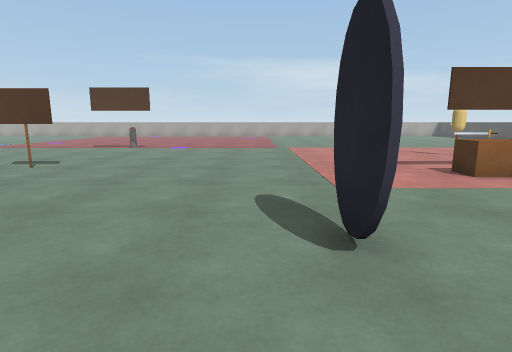
view 1 (above)

19 first-person views from a walk through a 3-D level made in the Unity game engine. The camera is 1.2 m above the floor, tilts 10° down and sees 80° across. The floor is counted in squares, 1 m on a side. Each view is taken from the middle of a square. On the plan, view 1 faces up. The plan holds only what a view shows up to about 13 squares ahead; the rest is blank. The place goes on beyond the plan. The player is left out. Door leaves are left out, so doorways stand open. Surface patterns are stand-ins for the level's own textures.

view 2
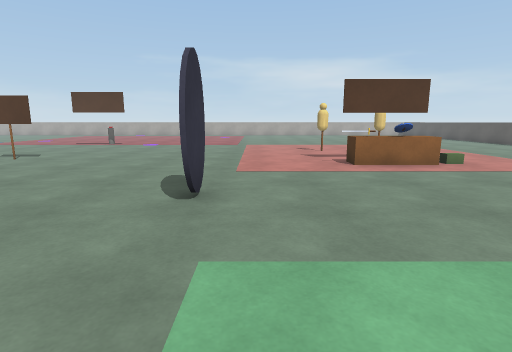

view 3
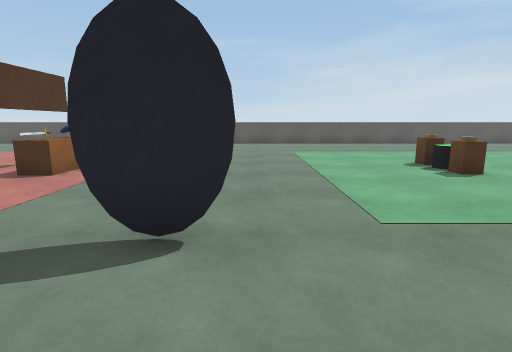

view 4
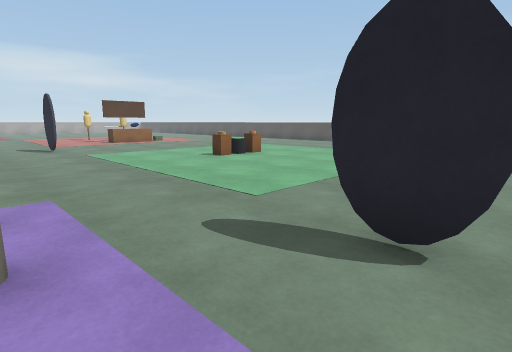

view 5
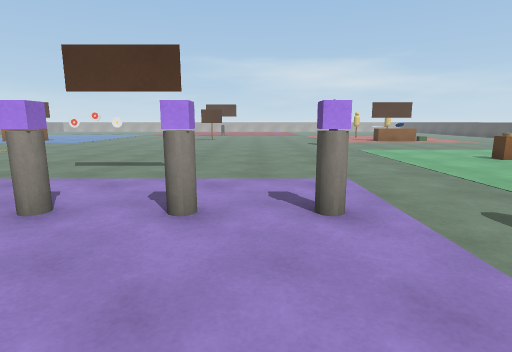

view 6
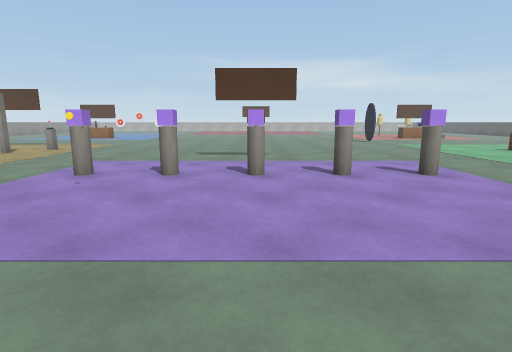

view 7
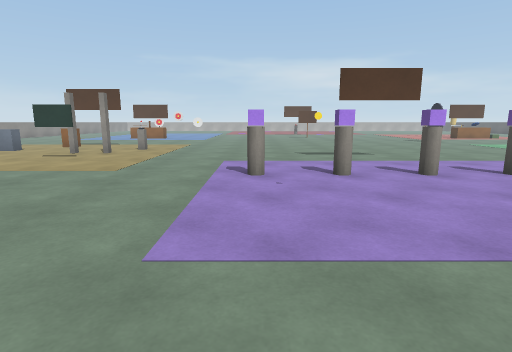

view 8
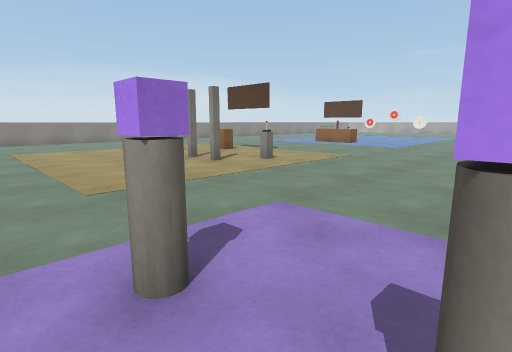

view 9
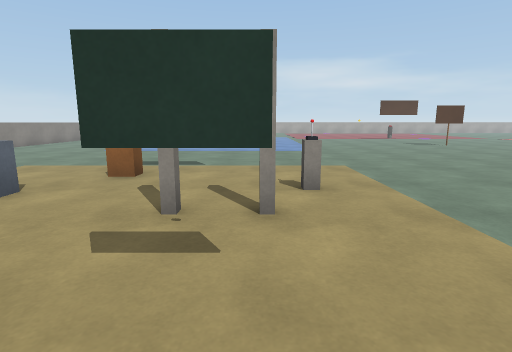

view 10
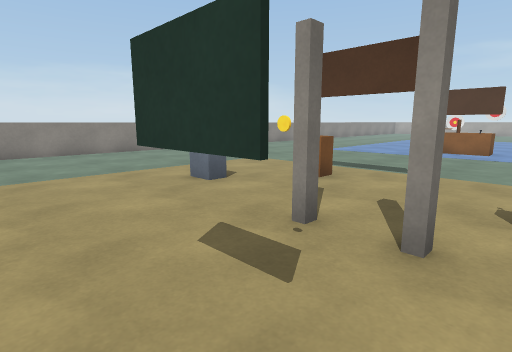

view 11
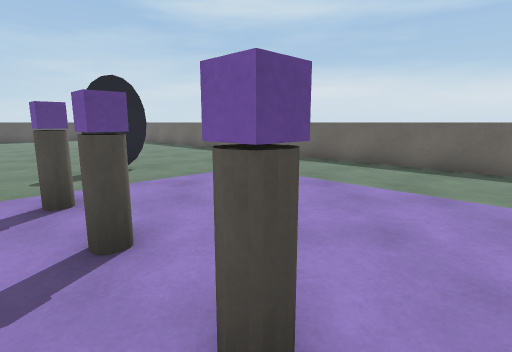

view 12
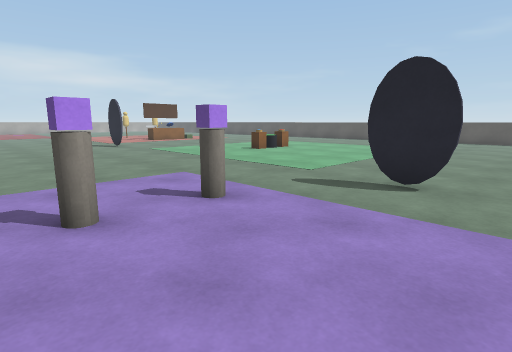

view 13
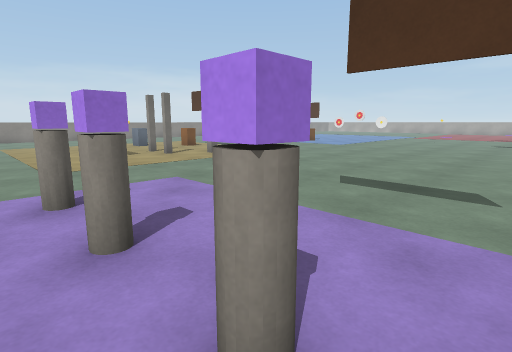

view 14
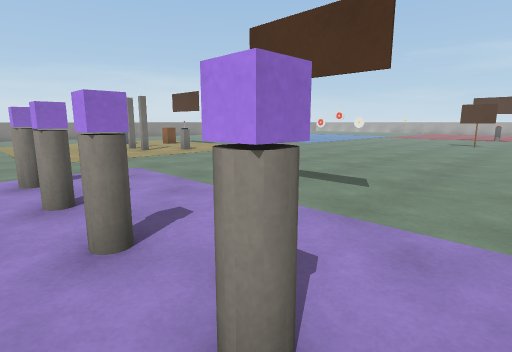

view 15
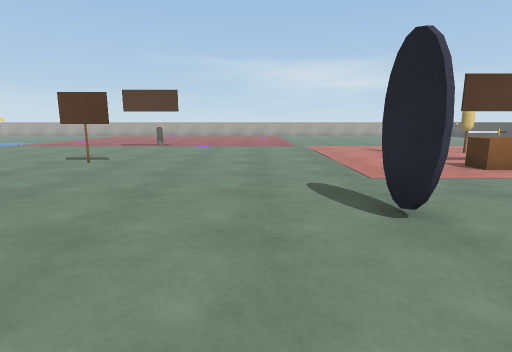

view 16
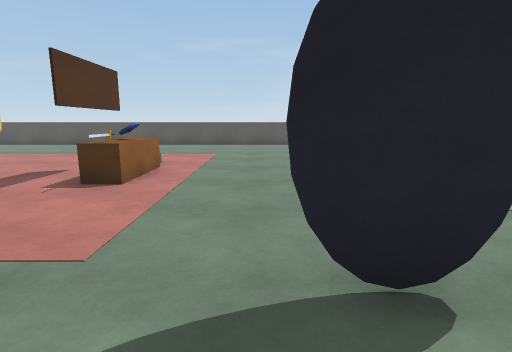

view 17
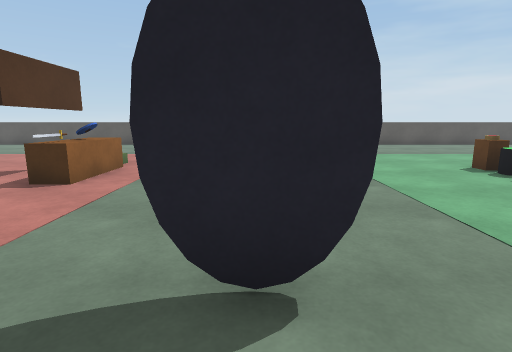

view 18
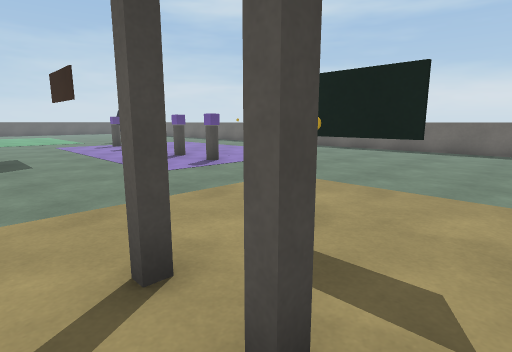

view 19
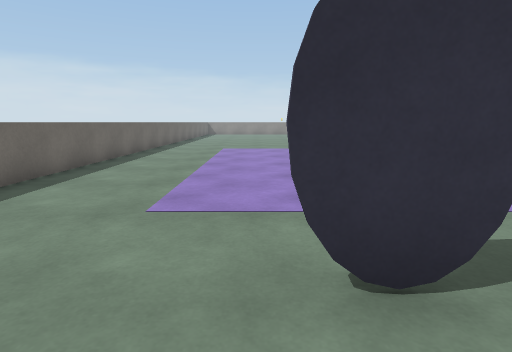

### Floor plan
Key: @ floor where view 1 was taken; # wall or solid block; . floor; D open door; = window, fence, low wall or low ledge; O other object.
Columns run from 28 left of view 1 to 12 right of it. Each row starts with its distance up from view 1.
 12                  ................ .......
 11                  ...............OOOO.....
 10                    ......................
  9                    .....................
  8           ##.      ...O..........###.....
  7          OOO.       .............OOOO....
  6         .....        ....................
  5    ... ....... ..........................
  4    ..........................O...........
  3    .......................... ...........
  2     .........................O..........
  1      ...................................
  0      .......................@...........
 -1 =........O..............................
 -2 =............O..........................
 -3 =......OO....O...................OOO.....
 -4 =..........DD............................
 -5 =........................................
 -6 =..........##.........................
 -7      ............................... .
 -8      ..............................
 -9      .............O.O.O.O.O..........
-10            ..................O.........
-11            ........#......... .........
-12            ..................O.........
-13            ......................
-14            ......................
-15            .................. ...
-16            .....  ..........
-17            =====  ===========

Where each view was taken, in squares from view 1:
view 1: 0 up, 0 right, facing up
view 2: 2 down, 2 right, facing up
view 3: 2 up, 2 left, facing right
view 4: 12 down, 2 left, facing up-right
view 5: 13 down, 3 left, facing up
view 6: 16 down, 6 left, facing up
view 7: 16 down, 10 left, facing up
view 8: 10 down, 8 left, facing up-left
view 9: 8 down, 16 left, facing up
view 10: 7 down, 15 left, facing up-left
view 11: 8 down, 7 left, facing down-right
view 12: 13 down, 5 left, facing up-right
view 13: 10 down, 5 left, facing up-left
view 14: 10 down, 3 left, facing up-left
view 15: 1 down, 1 left, facing up
view 16: 4 up, 1 left, facing right
view 17: 3 up, 1 left, facing right
view 18: 3 down, 18 left, facing down-right
view 19: 12 down, 3 right, facing left
